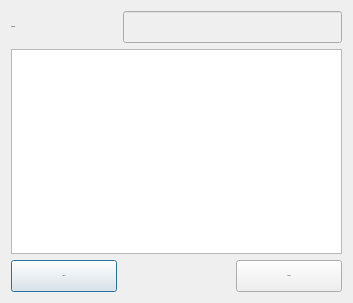
<?xml version="1.0" encoding="UTF-8"?>
<ui version="4.0">
 <class>coTargetingSettings</class>
 <widget class="QDialog" name="coTargetingSettings">
  <property name="geometry">
   <rect>
    <x>0</x>
    <y>0</y>
    <width>353</width>
    <height>303</height>
   </rect>
  </property>
  <property name="font">
   <font>
    <family>Arial</family>
    <pointsize>1</pointsize>
    <weight>50</weight>
    <italic>false</italic>
    <bold>false</bold>
   </font>
  </property>
  <property name="windowTitle">
   <string>Cotargeting</string>
  </property>
  <property name="styleSheet">
   <string notr="true"/>
  </property>
  <layout class="QGridLayout" name="gridLayout">
   <property name="sizeConstraint">
    <enum>QLayout::SetNoConstraint</enum>
   </property>
   <item row="0" column="0">
    <widget class="QLabel" name="organism_name_label">
     <property name="text">
      <string>Organism:</string>
     </property>
    </widget>
   </item>
   <item row="1" column="0" colspan="3">
    <widget class="QTableWidget" name="endo_table">
     <property name="minimumSize">
      <size>
       <width>278</width>
       <height>149</height>
      </size>
     </property>
     <property name="toolTip">
      <string>&lt;html&gt;&lt;head/&gt;&lt;body&gt;&lt;p&gt;These are the list of endonucleases available for this organism. &lt;/p&gt;&lt;p&gt;Select which endonucleases you want shown at the same time.&lt;/p&gt;&lt;/body&gt;&lt;/html&gt;</string>
     </property>
     <property name="verticalScrollMode">
      <enum>QAbstractItemView::ScrollPerPixel</enum>
     </property>
     <property name="horizontalScrollMode">
      <enum>QAbstractItemView::ScrollPerPixel</enum>
     </property>
    </widget>
   </item>
   <item row="2" column="0">
    <widget class="QPushButton" name="cancel_button">
     <property name="minimumSize">
      <size>
       <width>0</width>
       <height>32</height>
      </size>
     </property>
     <property name="toolTip">
      <string>&lt;html&gt;&lt;head/&gt;&lt;body&gt;&lt;p&gt;Cancel button. Cancels everything, and closes out of this window&lt;/p&gt;&lt;/body&gt;&lt;/html&gt;</string>
     </property>
     <property name="text">
      <string>Cancel</string>
     </property>
    </widget>
   </item>
   <item row="0" column="1" colspan="2">
    <widget class="QLineEdit" name="orgName">
     <property name="enabled">
      <bool>false</bool>
     </property>
     <property name="minimumSize">
      <size>
       <width>0</width>
       <height>32</height>
      </size>
     </property>
     <property name="toolTip">
      <string>&lt;html&gt;&lt;head/&gt;&lt;body&gt;&lt;p&gt;This is the organism that targets have been searched for&lt;/p&gt;&lt;/body&gt;&lt;/html&gt;</string>
     </property>
    </widget>
   </item>
   <item row="2" column="2">
    <widget class="QPushButton" name="submit_button">
     <property name="minimumSize">
      <size>
       <width>0</width>
       <height>32</height>
      </size>
     </property>
     <property name="toolTip">
      <string>&lt;html&gt;&lt;head/&gt;&lt;body&gt;&lt;p&gt;Submit button. &lt;br/&gt;Takes the endonucleases selected, and shows them in the same table in the resutls window.&lt;/p&gt;&lt;/body&gt;&lt;/html&gt;</string>
     </property>
     <property name="text">
      <string>Submit</string>
     </property>
    </widget>
   </item>
  </layout>
 </widget>
 <resources/>
 <connections/>
</ui>
